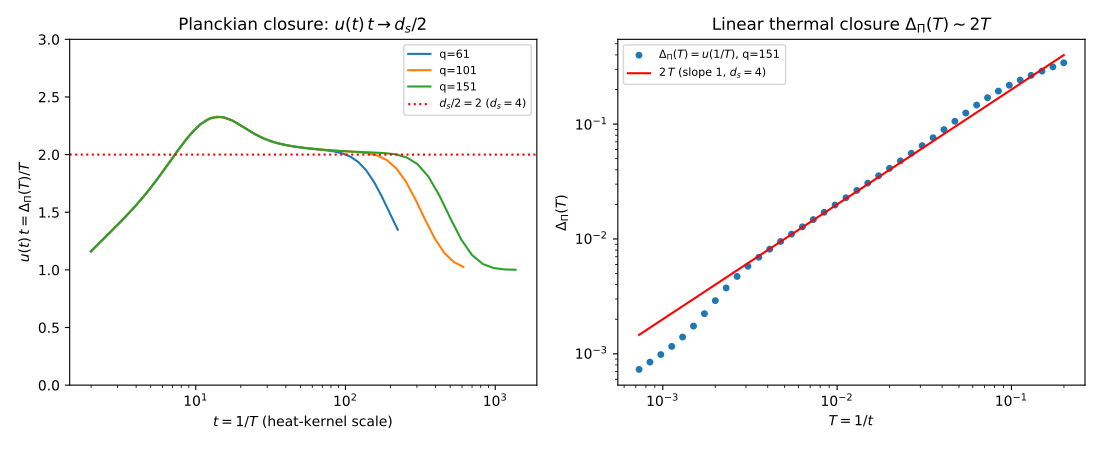

Recreate this plot in Python.
"""Thermal closure of the projective stability gap from the heat-kernel flow.

The framework identifies the heat-kernel diffusion scale t with inverse
temperature: the local spectral energy density u(x;t) = -d/dt log K(x,x;t) is
the analogue of E = -d/dbeta log Z, so t plays the role of beta = 1/T
(Thermodynamics, Section 2). The linearised relaxation dynamics is the
heat-kernel flow exp(-L_Pi t).

The trace return is P(t) = (1/N) Tr exp(-L_Pi t) = (1/N) sum_n exp(-lambda_n t),
and the effective spectral gap at scale t is

    u(t) = -d/dt log P(t) = <lambda>_t = sum lam e^{-lam t} / sum e^{-lam t}.

For an edge density of states rho(lambda) ~ lambda^{d_s/2 - 1} one has
P(t) ~ t^{-d_s/2}, hence u(t) = (d_s/2)/t. Identifying T = 1/t gives the
Planckian closure

    Delta_Pi(T) := u(1/T) = (d_s/2) T,

linear in temperature, with slope d_s/2. This closes condition (i) of the QFI
derivation structurally rather than as an assumption: combined with the
power-law density of states it yields chi''(omega,T) = T^{-a} Phi(omega/T)
with a = d_s/2, and f_Q(T) ~ T^{1-a}.

This script verifies u(t) t -> d_s/2 on the exact assembled spectra and plots
the linear closure Delta_Pi(T) ~ (d_s/2) T. The BI nonlinearity of the full
App.-D dynamics is a correction to the linear (heat-kernel) flow used here.
"""

import numpy as np
import matplotlib
matplotlib.use("Agg")
import matplotlib.pyplot as plt

from qfi_refine import harper_eigs, abelian_eigs

FIG_PATH = "thermal_closure.pdf"


def assemble(q):
    parts = [abelian_eigs(q)]
    for c in range(1, q):
        parts.append(np.repeat(harper_eigs(q, c), q))
    return np.sort(np.concatenate(parts))


def u_of_t(spec, t):
    """u(t) = sum lam e^{-lam t} / sum e^{-lam t}, vectorised over t."""
    lam = spec[:, None]
    e = np.exp(-lam * t[None, :])
    return (lam * e).sum(0) / e.sum(0)


def main():
    qs = [61, 101, 151]
    specs = {q: assemble(q) for q in qs}

    fig, (ax1, ax2) = plt.subplots(1, 2, figsize=(11, 4.5))

    print("Thermal closure  u(t) t -> d_s/2  (full substrate; expect 2 for d_s=4)")
    for q in qs:
        t = np.logspace(0.3, np.log10(0.06 * q * q), 40)
        u = u_of_t(specs[q], t)
        ax1.semilogx(t, u * t, "-", label=f"q={q}")
        m = (t > 4) & (t < 0.03 * q * q)
        plateau = np.median((u * t)[m])
        print(f"  q={q:4d}: median u*t = {plateau:.3f}  => d_s = {2*plateau:.2f}")

    ax1.axhline(2.0, color="r", ls=":", label="$d_s/2=2$ ($d_s=4$)")
    ax1.set_xlabel("$t = 1/T$ (heat-kernel scale)")
    ax1.set_ylabel(r"$u(t)\,t = \Delta_\Pi(T)/T$")
    ax1.set_title("Planckian closure: $u(t)\\,t\\to d_s/2$")
    ax1.set_ylim(0, 3)
    ax1.legend(fontsize=8)

    # Delta_Pi(T) = u(1/T) vs T, showing linearity.
    q = qs[-1]
    Tg = np.logspace(np.log10(1.0 / (0.06 * q * q)), -0.7, 40)
    dpi = u_of_t(specs[q], 1.0 / Tg)
    ax2.loglog(Tg, dpi, "o", ms=4, label=f"$\\Delta_\\Pi(T)=u(1/T)$, q={q}")
    ax2.loglog(Tg, 2.0 * Tg, "r-", label="$2\\,T$ (slope 1, $d_s=4$)")
    ax2.set_xlabel("$T = 1/t$")
    ax2.set_ylabel(r"$\Delta_\Pi(T)$")
    ax2.set_title("Linear thermal closure $\\Delta_\\Pi(T)\\sim 2T$")
    ax2.legend(fontsize=8)

    fig.tight_layout()
    fig.savefig(FIG_PATH)
    print(f"\nDerived: Delta_Pi(T) ~ (d_s/2) T linear; full substrate slope 2 (d_s=4).")
    print(f"=> with power-law DOS, chi''=T^-a Phi(w/T), a=d_s/2=2, f_Q ~ T^(1-a)=T^-1.")
    print(f"Figure written to {FIG_PATH}")


if __name__ == "__main__":
    main()
